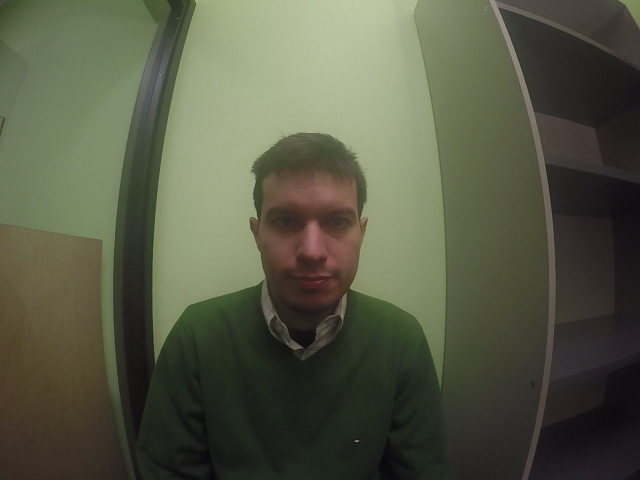
#> input picture preprocessing/data/2221167928_ANGER.jpg, 1280 x 960 px, given in place of 0001.jpg, which was not available (shown at 1/2 size)
$ python findFaces.py --image_folder preprocessing/data --save out.png   (older library calls are emulated)
#> lines starting #> are read from the running program, lines starting #| are printed output that depends on the picture
# import the necessary packages
from skimage import feature
import numpy as np
import cv2
import os
folder_files = {'anger':'ANGER','contentment':'CONTENTMENT','disgust':'DISGUST','happy':'HAPPINESS','sadness':'SADNESS','surprise':'SURPRISE'}
import pickle
#import matplotlib.pyplot as plt
from skimage.measure import compare_ssim as ssim

import argparse

ap = argparse.ArgumentParser()
ap.add_argument("-i", "--image_folder", required=True,
	help="path to image folder")
ap.add_argument("-s", "--save",  required=True,
	help="save pair of images to file")
args = vars(ap.parse_args())

def dist(x,y):
    return np.sqrt(np.sum((x-y)**2))

class LocalBinaryPatterns:
	def __init__(self, numPoints, radius):
		# store the number of points and radius
		self.numPoints = numPoints
		self.radius = radius

	def describe(self, image, eps=1e-7):
		# compute the Local Binary Pattern representation
		# of the image, and then use the LBP representation
		# to build the histogram of patterns
		lbp = feature.local_binary_pattern(image, self.numPoints,
			self.radius, method="uniform")
		(hist, _) = np.histogram(lbp.ravel(),
			bins=np.arange(0, self.numPoints + 3),
			range=(0, self.numPoints + 2))

		# normalize the histogram
		hist = hist.astype("float")
		hist /= (hist.sum() + eps)

		# return the histogram of Local Binary Patterns
		return hist

desc = LocalBinaryPatterns(24, 8)
#pathImage = '/server/dataset/Real_Fake/data/testImage/'
pathImage = args["image_folder"] + '/'
subjects = os.listdir(pathImage)

pairFaces = {}
while (len(subjects) > 0):
	subject = subjects[0]
	facial = subject.split('_')[1]
	img = cv2.imread(pathImage + subject + '/0001.jpg')
#> img is the input picture: shape (960, 1280, 3); mean B, G, R 69.7, 89.4, 86.3
	gray = cv2.cvtColor(img,cv2.COLOR_BGR2GRAY)
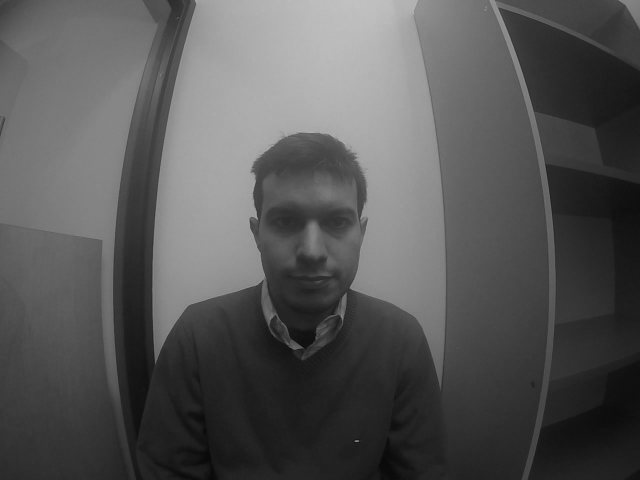
#> gray: shape (960, 1280) (shown at 1/2 size); min 4, max 194, mean 86.2
	#hist = desc.describe(gray)
	dist_min = 0
	index = 0
	i = 0
	for i in range(len(subjects)):
		s = subjects[i]
		part = s.split('_')

		if s != subject and part[1]==facial:
			img2 = cv2.imread(pathImage + s + '/0001.jpg')
			gray2 = cv2.cvtColor(img2,cv2.COLOR_BGR2GRAY)
			gray2 = cv2.resize(gray2,(img.shape[0],img.shape[1]))
			#hist2 = desc.describe(gray2)
			#d = dist(hist,hist2)
#> (the run stopped early here; a loop or call above may not have finished)

$ run again, on preprocessing/data/3417549558_ANGER.jpg
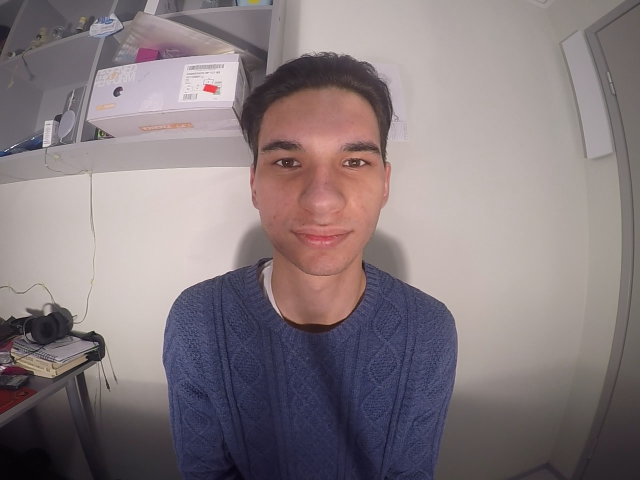
#> input picture preprocessing/data/3417549558_ANGER.jpg, 1280 x 960 px, given in place of 0001.jpg, which was not available (shown at 1/2 size)
#> img is the input picture: shape (960, 1280, 3); mean B, G, R 126.2, 122.9, 134.2
#> `gray = cv2.cvtColor(img,cv2.COLOR_BGR2GRAY)`:
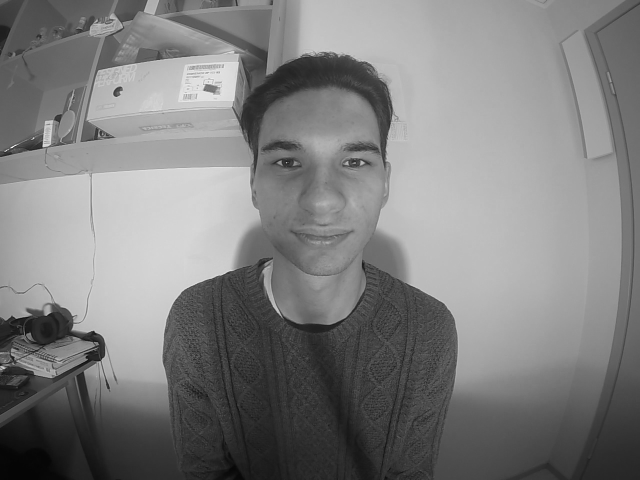
#> gray: shape (960, 1280) (shown at 1/2 size); min 4, max 254, mean 126.7
